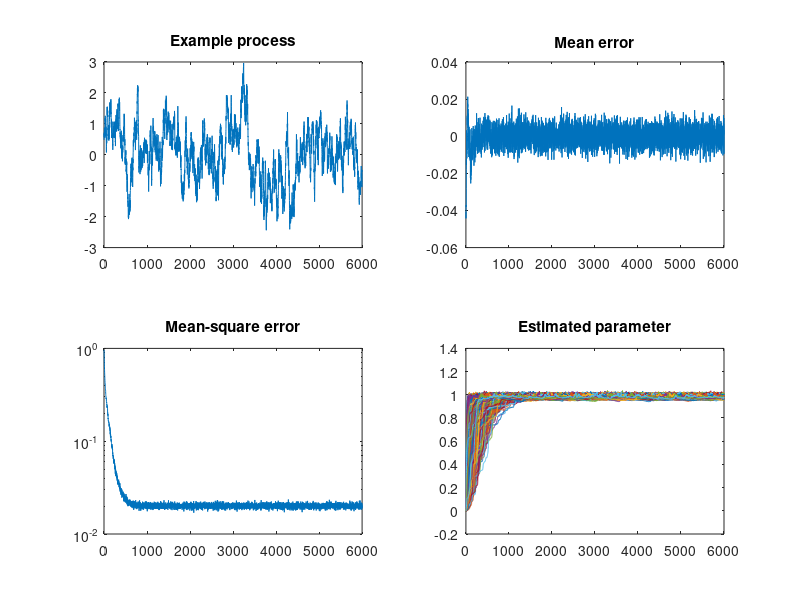

Write MATLAB code to recreate this figure.
% Use the LMS algorithm to estimate the parameter a of the
% following process:
%   x(n) = a*x(n-1) + noise
% where noise is Gaussian with zero mean and variance s2.

% Copyright (c) 2012 Jaakko Luttinen
% MIT License

% True parameters
a = 0.99;
s2 = 0.02;

N = 6000; % Number of iterations

% Try how the size of the ensemble affects the estimated 
% mean-square error.
M = 1000;

% Allocate memory
w = zeros(N,M); % Estimated parameter
e = zeros(N,M); % Errors

switch 1
case 1
  % Simulate the given process
  disp('Use samples from the dynamic process')
  x = zeros(N,M); % Process
  x0 = randn(1,M); % Initial state
  xp = x0;
  for n=1:N
    x(n,:) = a.*xp + sqrt(s2)*randn(1,M);
    xp = x(n,:);
  end
  u = [x0; x(1:(N-1),:)]; % Input
  d = x; % Desired output
case 2
  % Try using independent samples and how it affects
  % the upper bound for the learning parameter. Use
  % the same variance as in equilibrium in the dynamic
  % process.
  disp('Use independent samples')
  u = sqrt(1.005)*randn(N,M); % Input
  d = a*u + sqrt(s2)*randn(N,M); % Desired output
end

% Try different values for the learning parameter mu
mu = 0.01; % 0.001, 0.01, 0.1, 1

% LMS algorithm: Estimate the parameter
w(1) = 0; % Initial parameter value
for n=1:(N-1)
  % Error
  e(n,:) = d(n,:) - w(n,:).*u(n,:);      
  % LMS update parameter estimate
  w(n+1,:) = w(n,:) + mu*e(n,:).*u(n,:); 
  % Or: Normalized LMS update (with regularization 0.1)
  %w(n+1,:) = w(n,:) + mu*e(n,:).*u(n,:)./(0.1+u(n,:).^2); 
end

figure

% Show an example of a process realization
subplot(2,2,1)
plot(d(:,1))
title('Example process')

% Show mean error computed by averaging over the ensemble
subplot(2,2,2)
plot(mean(e,2))
title('Mean error')

% Show mean-squared error computed by averaging over the ensemble
subplot(2,2,3)
semilogy(mean(e.^2,2))
title('Mean-square error')

% Show the parameter estimation processes
subplot(2,2,4)
plot(w)
title('Estimated parameter')